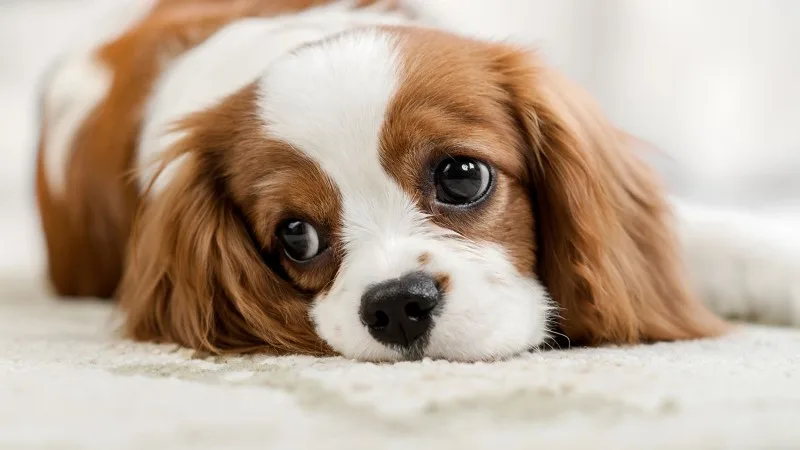
#> input picture OnThi/Thamkhao_Old/Tuan3/puppy1.jpg, 800 x 450 px, found by its file name
$ jupyter execute Week5_21022008_NguyenHuuTho.ipynb   (older library calls are emulated)
#> lines starting #> are read from the running program, lines starting #| are printed output that depends on the picture
[cell 1]
import cv2
import numpy as np
import matplotlib.pyplot as plt

## **1.1. Phương pháp Gradient**

[cell 2]
#1. Viết hàm gradientEdges cho phép lọc tách biên ảnh theo phương pháp Gradient với
#bộ lọc tùy chọn Robert, Prewitt, Sobel.

[cell 3]
import cv2
import numpy as np
import matplotlib.pyplot as plt

def gradientEdges(img_gray, method='Sobel'):

    # Các mặt nạ cho từng phương pháp
    if method == 'Robert':
        # Nếu chọn bộ lọc Robert thì sẽ có bộ ma trận Gx, Gy như sau
        Gx = np.array([[1, 0], [0, -1]], dtype=int)
        Gy = np.array([[0, 1], [-1, 0]], dtype=int)
    elif method == 'Prewitt':
        # Nếu chọn bộ lọc Prewitt thì sẽ có bộ ma trận Gx, Gy như sau
        Gx = np.array([[-1, 0, 1], [-1, 0, 1], [-1, 0, 1]])
        Gy = np.array([[-1, -1, -1], [0, 0, 0], [1, 1, 1]])
    elif method == 'Sobel':
        # Nếu chọn bộ lọc Sobel thì sẽ có bộ ma trận Gx, Gy như sau
        Gx = np.array([[-1, 0, 1], [-2, 0, 2], [-1, 0, 1]])
        Gy = np.array([[-1, -2, -1], [0, 0, 0], [1, 2, 1]])
    else:
        raise ValueError("Phương pháp phải là 'Robert', 'Prewitt', hoặc 'Sobel'")

    # Tính toán gradient theo x và y
    #Theo biên dọc (Gx)
    Gx = cv2.filter2D(img_gray, cv2.CV_64F, Gx)
    #Theo biên ngang (Gy)
    Gy = cv2.filter2D(img_gray, cv2.CV_64F, Gy)

    # Tính toán độ lớn của gradient
    gradient_magnitude = np.sqrt(Gx**2 + Gy**2)
    gradient_magnitude = np.uint8(gradient_magnitude)

    # Hiển thị kết quả
    plt.figure(figsize=(15, 10))
    plt.subplot(2, 2, 1)
    plt.title('Ảnh gốc')
    plt.imshow(cv2.cvtColor(image, cv2.COLOR_BGR2RGB))
    plt.axis('off')

    plt.subplot(2, 2, 2)
    plt.title('Ảnh toàn biên')
    plt.imshow(gradient_magnitude, cmap='gray')
    plt.axis('off')

    plt.subplot(2, 2, 3)
    plt.title('Ảnh biên dọc')
    plt.imshow(np.abs(Gx), cmap='gray')
    plt.axis('off')

    plt.subplot(2, 2, 4)
    plt.title('Ảnh biên ngang')
    plt.imshow(np.abs(Gy), cmap='gray')
    plt.axis('off')

    plt.show()

# Đọc ảnh đầu vào
image = cv2.imread('puppy1.jpg')
#> image is the input picture: shape (450, 800, 3); mean B, G, R 153.9, 170.5, 188.9

# Chuyển đổi ảnh sang ảnh xám
img_gray = cv2.cvtColor(image, cv2.COLOR_BGR2GRAY)
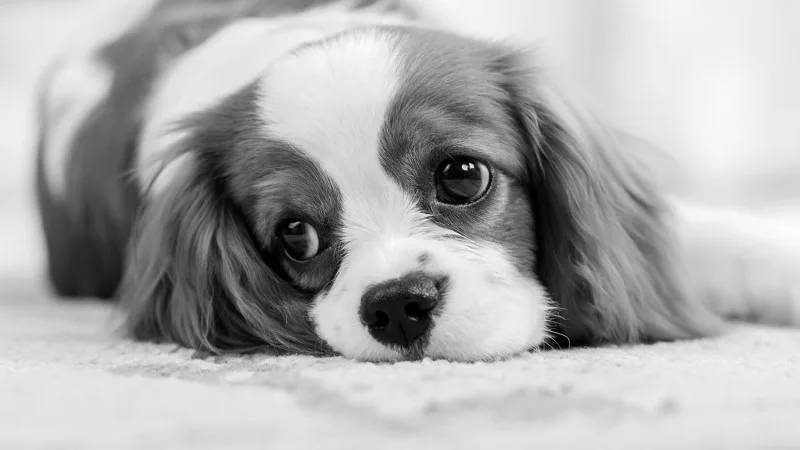
#> img_gray: shape (450, 800); min 0, max 254, mean 174.1

[cell 4]
# Lọc tách biên theo phương pháp Sobel
gradientEdges(img_gray, "Sobel")
#> in gradientEdges, `Gx = cv2.filter2D(img_gray, cv2.CV_64F, Gx)`:
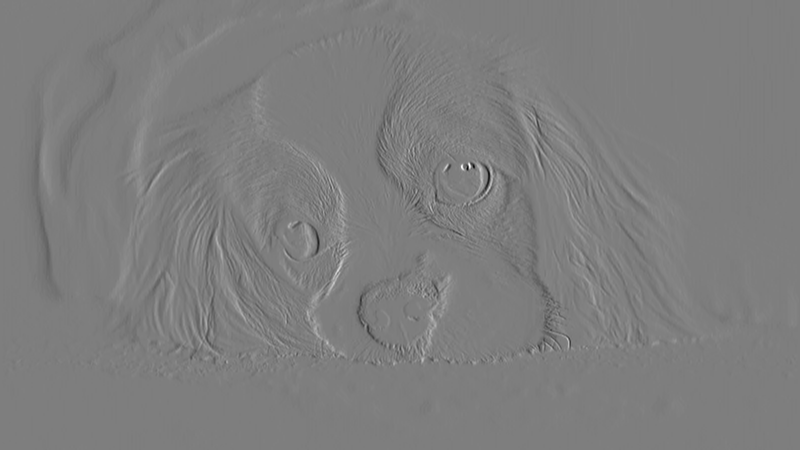
#> Gx: shape (450, 800) float64; min -777, max 792, mean 0; drawn with min black and max white
#> in gradientEdges, `Gy = cv2.filter2D(img_gray, cv2.CV_64F, Gy)`:
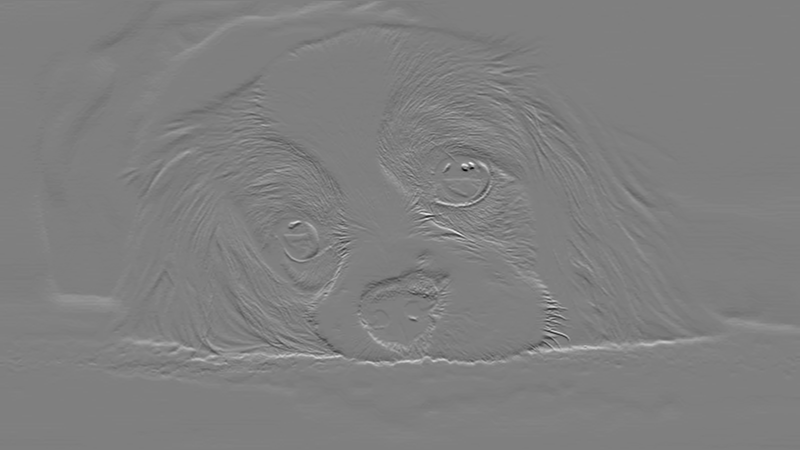
#> Gy: shape (450, 800) float64; min -769, max 766, mean 0.3; drawn with min black and max white
#> in gradientEdges, `gradient_magnitude = np.uint8(gradient_magnitude)`:
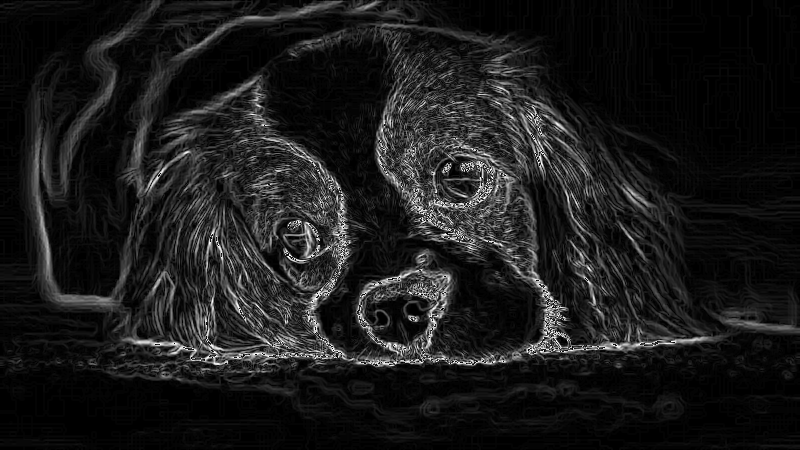
#> gradient_magnitude: shape (450, 800); min 0, max 255, mean 26.9

[cell 5]
#2. Mở rộng hàm cho việc làm nét ảnh với biên thu được

def gradientEdges(img_gray, method='Sobel'):
    # Các mặt nạ cho từng phương pháp
    if method == 'Robert':
        # Nếu chọn bộ lọc Robert thì sẽ có bộ ma trận Gx, Gy như sau
        Gx = np.array([[1, 0], [0, -1]])
        Gy = np.array([[0, 1], [-1, 0]])
    elif method == 'Prewitt':
        # Nếu chọn bộ lọc Prewitt thì sẽ có bộ ma trận Gx, Gy như sau
        Gx = np.array([[-1, 0, 1], [-1, 0, 1], [-1, 0, 1]])
        Gy = np.array([[-1, -1, -1], [0, 0, 0], [1, 1, 1]])
    elif method == 'Sobel':
        # Nếu chọn bộ lọc Sobel thì sẽ có bộ ma trận Gx, Gy như sau
        Gx = np.array([[-1, 0, 1], [-2, 0, 2], [-1, 0, 1]])
        Gy = np.array([[-1, -2, -1], [0, 0, 0], [1, 2, 1]])
    else:
        raise ValueError("Phương pháp phải là 'Robert', 'Prewitt', hoặc 'Sobel'")

    # Tính toán gradient theo x và y
    Gx = cv2.filter2D(img_gray, cv2.CV_64F, Gx)
    Gy = cv2.filter2D(img_gray, cv2.CV_64F, Gy)

    # Tính toán độ lớn của gradient
    gradient_magnitude = np.sqrt(Gx**2 + Gy**2)
    gradient_magnitude = np.uint8(gradient_magnitude)

    # Hiển thị kết quả
    plt.figure(figsize=(15, 10))
    plt.subplot(2, 2, 1)
    plt.title('Ảnh gốc')
    plt.imshow(img_gray, cmap='gray')
    plt.axis('off')

    plt.subplot(2, 2, 2)
    plt.title('Ảnh toàn biên')
    plt.imshow(gradient_magnitude, cmap='gray')
    plt.axis('off')

    plt.subplot(2, 2, 3)
    plt.title('Ảnh biên dọc')
    plt.imshow(np.abs(Gx), cmap='gray')
    plt.axis('off')

    plt.subplot(2, 2, 4)
    plt.title('Ảnh biên ngang')
    plt.imshow(np.abs(Gy), cmap='gray')
    plt.axis('off')

    plt.show()

    return gradient_magnitude, Gx, Gy

def sharpenImage(image, edges):
    # Chuyển đổi edges sang ảnh 3 kênh để cộng với ảnh gốc
    edges_3ch = cv2.cvtColor(edges, cv2.COLOR_GRAY2BGR)
    sharpened = cv2.addWeighted(image, 1, edges_3ch, 1, 0)

    # Hiển thị kết quả
    plt.figure(figsize=(10, 5))
    plt.subplot(1, 2, 1)
    plt.title('Ảnh gốc')
    plt.imshow(cv2.cvtColor(image, cv2.COLOR_BGR2RGB))
    plt.axis('off')

    plt.subplot(1, 2, 2)
    plt.title('Ảnh làm nét')
    plt.imshow(cv2.cvtColor(sharpened, cv2.COLOR_BGR2RGB))
    plt.axis('off')

    plt.show()

    return sharpened

# Đọc ảnh đầu vào
image = cv2.imread('puppy1.jpg')

# Chuyển đổi ảnh sang ảnh xám
img_gray = cv2.cvtColor(image, cv2.COLOR_BGR2GRAY)

# Lọc tách biên theo phương pháp Sobel
edges, Gx, Gy = gradientEdges(img_gray, 'Sobel')
#> in gradientEdges, `plt.show()`:
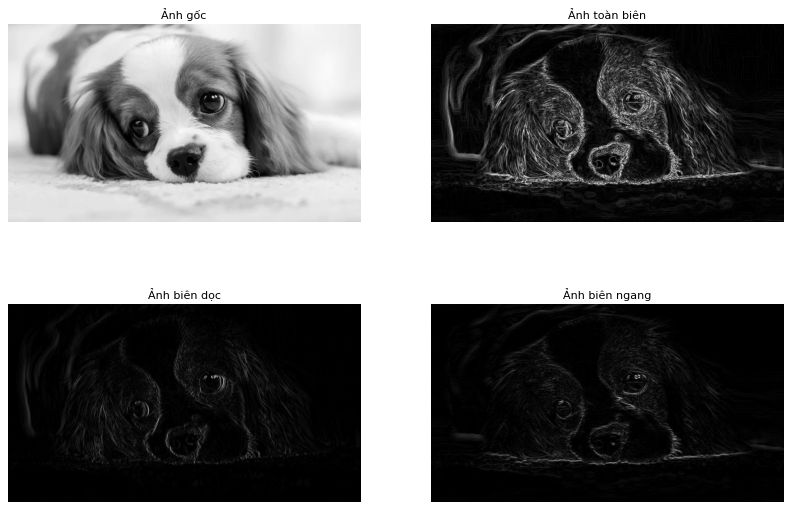
#> figure drawn by matplotlib, 4 panels

# Làm nét ảnh với biên thu được
sharpened_image = sharpenImage(image, edges)
#> in sharpenImage, `sharpened = cv2.addWeighted(image, 1, edges_3ch, 1, 0)`:
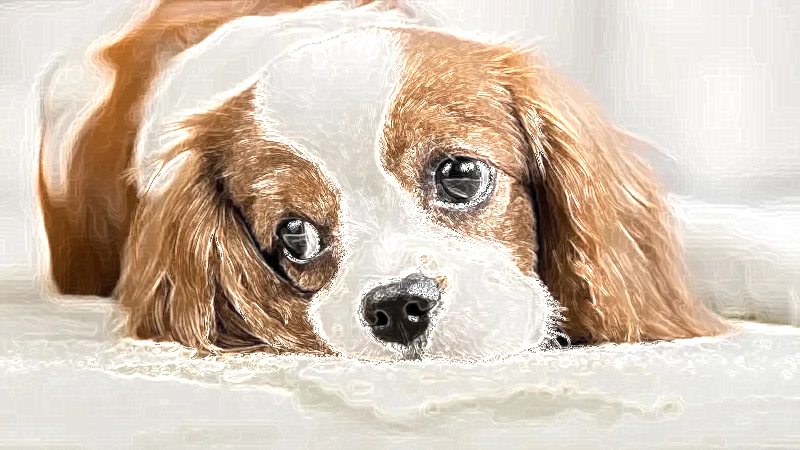
#> sharpened: shape (450, 800, 3); mean B, G, R 179.6, 195.7, 212.6
#> in sharpenImage, `plt.show()`:
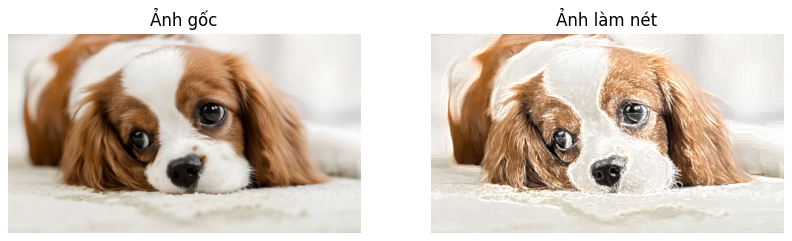
#> figure drawn by matplotlib, 2 panels

[cell 6]
#2. Mở rộng hàm cho việc làm nét ảnh với biên thu được

# [47 lines left out: function gradientEdgesNet, not called in this run]

## **1.2. Phương pháp Laplacian**

[cell 7]
import cv2
import numpy as np
import matplotlib.pyplot as plt

def laplacianEdges(img_gray, filter_type=1):
    # Các mặt nạ Laplacian
    filters = [
        np.array([[0, 1, 0], [1, -4, 1], [0, 1, 0]], dtype=int),
        np.array([[1, 1, 1], [1, -8, 1], [1, 1, 1]], dtype=int),
        np.array([[0, -1, 0], [-1, 4, -1], [0, -1, 0]], dtype=int),
        np.array([[-1, -1, -1], [-1, 8, -1], [-1, -1, -1]], np.float32)
    ]

    # Kiểm tra filter_type hợp lệ
    if filter_type < 1 or filter_type > 4:
        raise ValueError("Filter type must be between 1 and 4")

    # Chọn bộ lọc Laplacian tương ứng
    kernel = filters[filter_type - 1]

    # Áp dụng bộ lọc Laplacian
    laplacian = cv2.filter2D(img_gray, cv2.CV_64F, kernel) # => Tại sao dùng cv2.CV_64F
    laplacian = np.uint8(np.absolute(laplacian)) # =>?

    # Hiển thị kết quả
    plt.figure(figsize=(10, 5))
    plt.subplot(1, 2, 1)
    plt.title('Ảnh gốc')
    plt.imshow(img_gray, cmap='gray')
    plt.axis('off')

    plt.subplot(1, 2, 2)
    plt.title(f'Ảnh biên Laplacian - Bộ lọc {filter_type}')
    plt.imshow(laplacian, cmap='gray')
    plt.axis('off')

    plt.show()

    return laplacian

# Đọc ảnh đầu vào
image = cv2.imread('puppy1.jpg')

# Chuyển đổi ảnh sang ảnh xám
img_gray = cv2.cvtColor(image, cv2.COLOR_BGR2GRAY)

# Lọc tách biên theo phương pháp Laplacian với bộ lọc thứ 1
edges = laplacianEdges(img_gray, filter_type=1)
#> in laplacianEdges, `laplacian = np.uint8(np.absolute(laplacian))`:
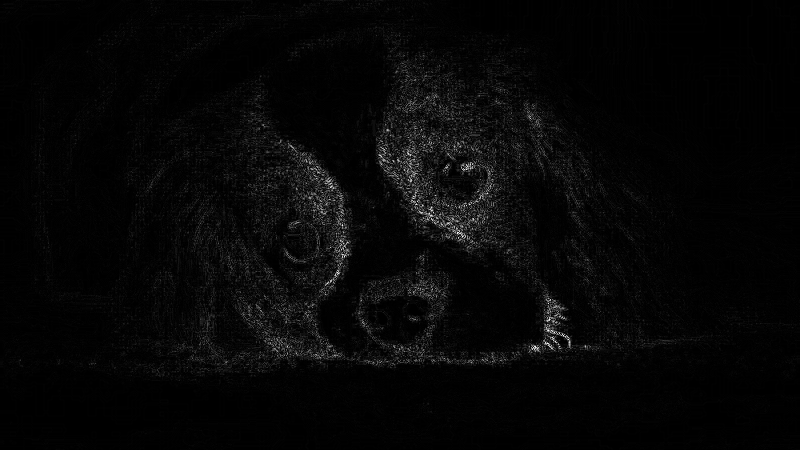
#> laplacian: shape (450, 800); min 0, max 255, mean 6.5

[cell 8]
#2. Mở rộng hàm cho việc làm nét ảnh với biên thu được

import cv2
import numpy as np
import matplotlib.pyplot as plt

def laplacianEdges(img_gray, filter_type=1):
    # Các mặt nạ Laplacian
    filters = [
        np.array([[0, 1, 0], [1, -4, 1], [0, 1, 0]], dtype=int),
        np.array([[1, 1, 1], [1, -8, 1], [1, 1, 1]], dtype=int),
        np.array([[0, -1, 0], [-1, 4, -1], [0, -1, 0]], dtype=int),
        np.array([[-1, -1, -1], [-1, 8, -1], [-1, -1, -1]], np.float32)
    ]

    # Kiểm tra filter_type hợp lệ
    if filter_type < 1 or filter_type > 4:
        raise ValueError("Filter type must be between 1 and 4")

    # Chọn bộ lọc Laplacian tương ứng
    kernel = filters[filter_type - 1]

    # Áp dụng bộ lọc Laplacian
    laplacian = cv2.filter2D(img_gray, cv2.CV_64F, kernel)
    laplacian = np.uint8(np.absolute(laplacian))

    # Hiển thị kết quả
    plt.figure(figsize=(10, 5))
    plt.subplot(1, 2, 1)
    plt.title('Ảnh gốc')
    plt.imshow(img_gray, cmap='gray')
    plt.axis('off')

    plt.subplot(1, 2, 2)
    plt.title(f'Ảnh biên Laplacian - Bộ lọc {filter_type}')
    plt.imshow(laplacian, cmap='gray')
    plt.axis('off')

    plt.show()

    return laplacian

def sharpenImage(image, edges):
    # Chuyển đổi edges sang ảnh 3 kênh để cộng với ảnh gốc
    edges_3ch = cv2.cvtColor(edges, cv2.COLOR_GRAY2BGR)
    sharpened = cv2.addWeighted(image, 1, edges_3ch, 1, 0)

    # Hiển thị kết quả
    plt.figure(figsize=(10, 5))
    plt.subplot(1, 2, 1)
    plt.title('Ảnh gốc')
    plt.imshow(cv2.cvtColor(image, cv2.COLOR_BGR2RGB))
    plt.axis('off')

    plt.subplot(1, 2, 2)
    plt.title('Ảnh làm nét')
    plt.imshow(cv2.cvtColor(sharpened, cv2.COLOR_BGR2RGB))
    plt.axis('off')

    plt.show()

    return sharpened

# Đọc ảnh đầu vào
image = cv2.imread('puppy1.jpg')

# Chuyển đổi ảnh sang ảnh xám
img_gray = cv2.cvtColor(image, cv2.COLOR_BGR2GRAY)

# Lọc tách biên theo phương pháp Laplacian với bộ lọc thứ 1
edges = laplacianEdges(img_gray, filter_type=1)

# Làm nét ảnh với biên thu được
sharpened_image = sharpenImage(image, edges)
#> in sharpenImage, `sharpened = cv2.addWeighted(image, 1, edges_3ch, 1, 0)`:
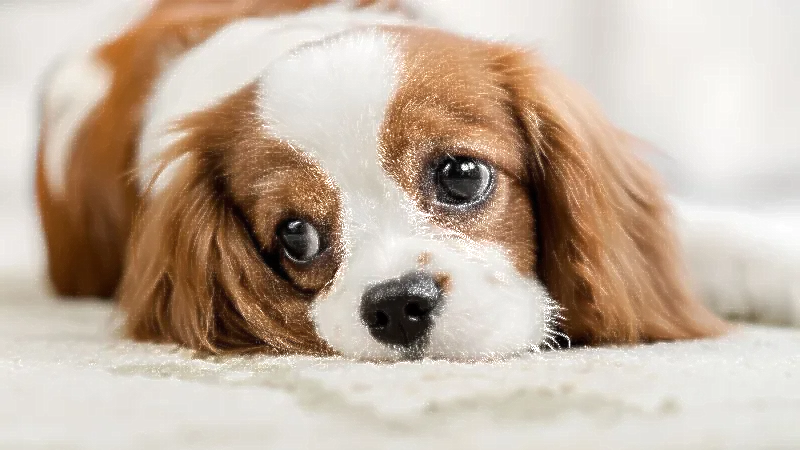
#> sharpened: shape (450, 800, 3); mean B, G, R 160.3, 176.9, 195.1
#> in sharpenImage, `plt.show()`:
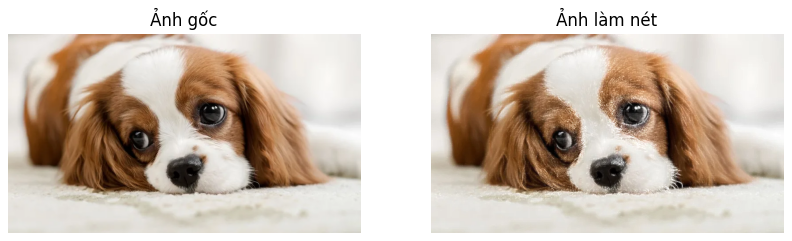
#> figure drawn by matplotlib, 2 panels

$ run again, with OnThi/Thamkhao_Old/Tuan3/Bear.jpg copied over OnThi/Thamkhao_Old/Tuan3/puppy1.jpg
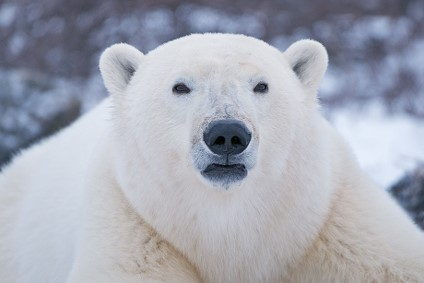
#> input picture OnThi/Thamkhao_Old/Tuan3/Bear.jpg, 424 x 283 px, found by its file name
#> image is the input picture: shape (283, 424, 3); mean B, G, R 179.9, 168.5, 165.1
#> in laplacianEdges, `laplacian = np.uint8(np.absolute(laplacian))`:
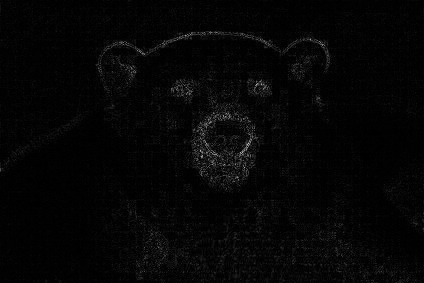
#> laplacian: shape (283, 424); min 0, max 193, mean 5.4
#> in sharpenImage, `plt.show()`:
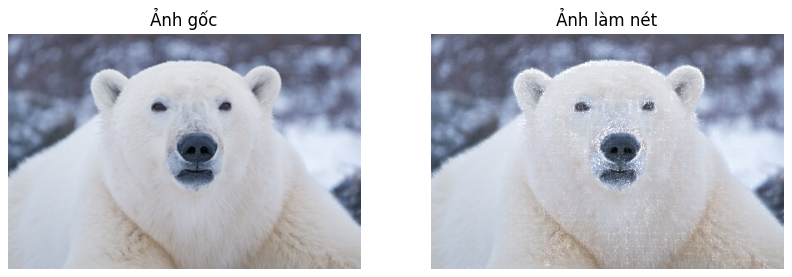
#> figure drawn by matplotlib, 2 panels

$ run again, with OnThi/Thamkhao_Old/Tuan3/dog_backpack.png saved as OnThi/Thamkhao_Old/Tuan3/puppy1.jpg
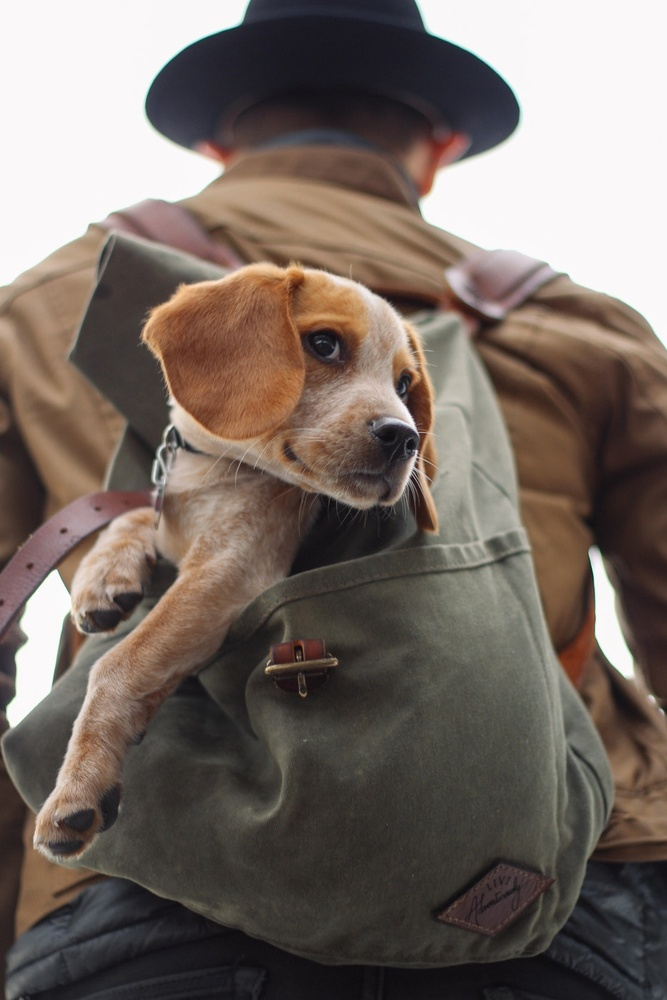
#> input picture OnThi/Thamkhao_Old/Tuan3/dog_backpack.png, 667 x 1000 px, shrunk from 934 x 1401 before the run, found by its file name
#> image is the input picture: shape (1000, 667, 3); mean B, G, R 99.5, 106.7, 118
#> in sharpenImage, `plt.show()`:
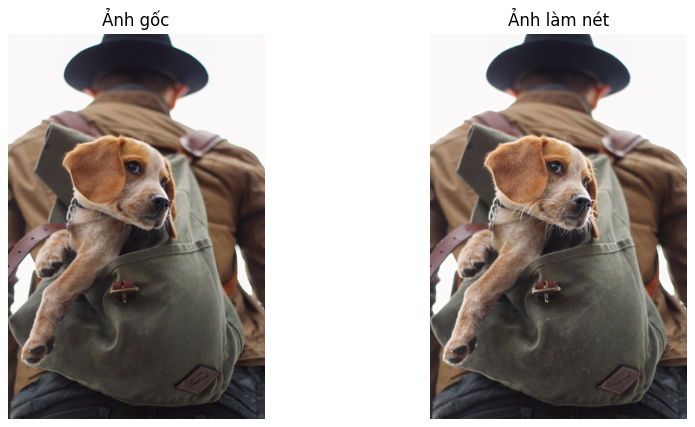
#> figure drawn by matplotlib, 2 panels
